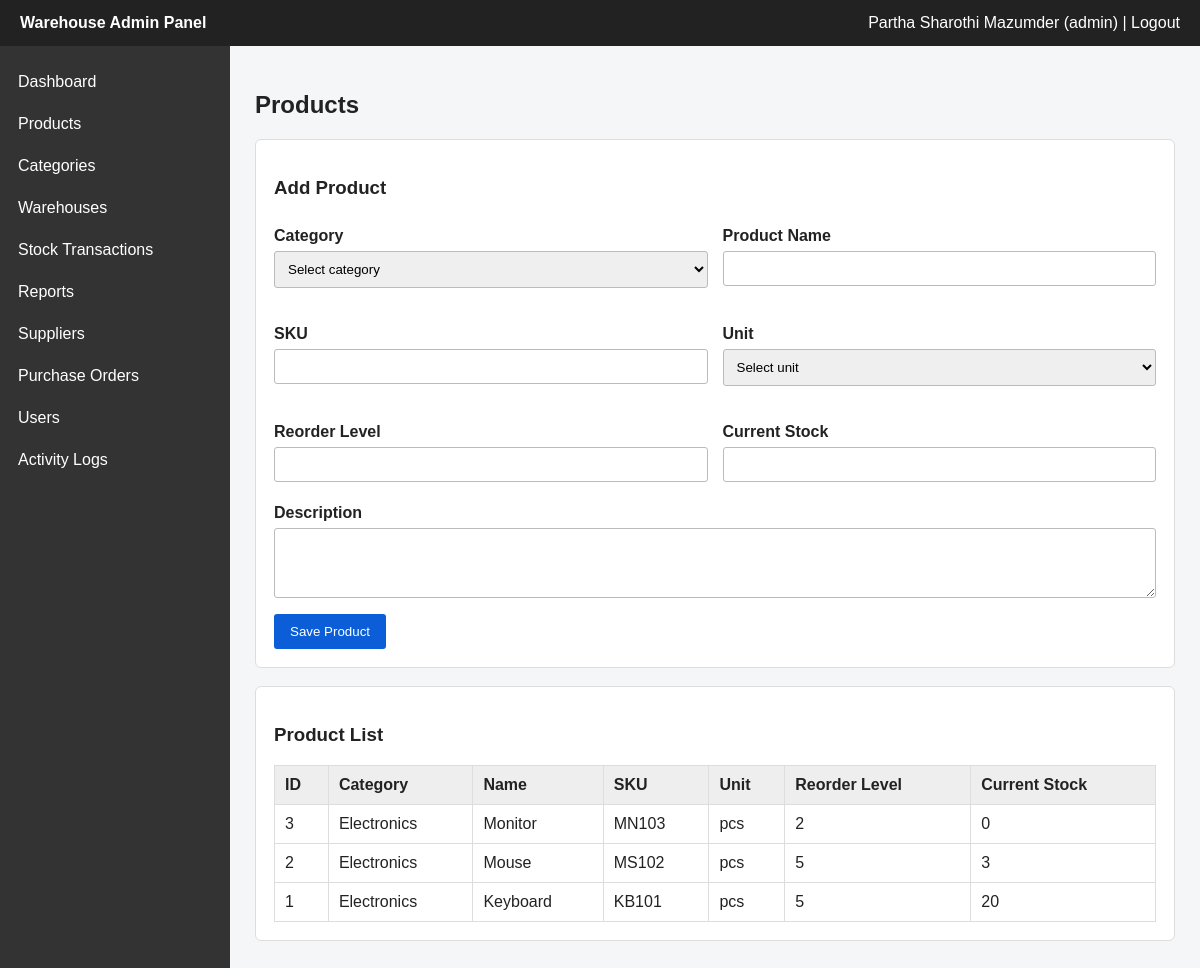
The app's page /index.php?route=products (signed in) with its own data.
### tables this page shows
CREATE TABLE users (
    id INT AUTO_INCREMENT PRIMARY KEY,
    name VARCHAR(100),
    email VARCHAR(100) UNIQUE,
    password_hash VARCHAR(255),
    phone VARCHAR(20),
    role ENUM('staff','purchasing','manager','admin'),
    profile_pic VARCHAR(255),
    is_active TINYINT(1) DEFAULT 1,
    created_at TIMESTAMP DEFAULT CURRENT_TIMESTAMP
);

CREATE TABLE products (
    id INT AUTO_INCREMENT PRIMARY KEY,
    category_id INT,
    name VARCHAR(100),
    sku VARCHAR(100),
    description TEXT,
    unit ENUM('pcs','kg','litres','boxes'),
    reorder_level INT,
    current_stock INT,
    created_at TIMESTAMP DEFAULT CURRENT_TIMESTAMP
);

CREATE TABLE categories (
    id INT AUTO_INCREMENT PRIMARY KEY,
    name VARCHAR(100),
    description TEXT,
    parent_id INT NULL
);

### app/core/functions.php (called while the page is built, shortened)
<?php
function e($value) {
    return htmlspecialchars((string)$value, ENT_QUOTES, "UTF-8");
}
function current_user() {
    global $pdo;
    $stmt = $pdo->prepare("SELECT * FROM users WHERE id = ? AND is_active = 1");
    $stmt->execute([$_SESSION["user_id"]]);
    $user = $stmt->fetch();
    return $user ?: null;
}
function has_role($roles) {
    $user = current_user();
    return in_array($user["role"], $roles);
}
function view($view_file, $data = []) {
    extract($data);
    require __DIR__ . "/../views/layouts/header.php";
    require __DIR__ . "/../views/" . $view_file . ".php";
    require __DIR__ . "/../views/layouts/footer.php";
}
?>

### app/controllers/ProductController.php (called while the page is built, shortened)
<?php
class ProductController {
    public function index() {
        view("products/index", [
            "products" => Product::all(),
            "categories" => Category::all()
        ]);
    }
}
?>

### app/core/Router.php (called while the page is built, shortened)
<?php
class Router {
    public function dispatch() {
        $action = $_GET["action"] ?? "index";
        $controller = new $controllerName();
        $controller->$action();
    }
}
?>

### public/index.php (called while the page is built, shortened)
<?php
$router = new Router();
$router->dispatch();
?>

### app/models/Product.php (called while the page is built, shortened)
<?php
class Product {
    public static function all() {
        global $pdo;
        $stmt = $pdo->query("
            SELECT products.*, categories.name AS category_name
            FROM products
            LEFT JOIN categories ON products.category_id = categories.id
            ORDER BY products.id DESC
        ");
        return $stmt->fetchAll();
    }
}
?>

### app/views/products/index.php (the view, shortened to what this page needs)
<h2>Products</h2>
<?php if (has_role(["admin", "manager", "purchasing"])): ?>
<div class="card">
    <h3>Add Product</h3>
    <form method="post" action="index.php?route=products&action=store" class="needs-validation">
        <div class="form-grid">
            <div>
                <label>Category</label>
                <select name="category_id" required>
                    <option value="">Select category</option>
                </select>
            </div>
            <div>
                <label>Product Name</label>
                <input type="text" name="name" required>
            </div>
            <div>
                <label>SKU</label>
                <input type="text" name="sku" required>
            </div>
            <div>
                <label>Unit</label>
                <select name="unit" required>
                    <option value="">Select unit</option>
                </select>
            </div>
            <div>
                <label>Reorder Level</label>
                <input type="number" name="reorder_level" required>
            </div>
            <div>
                <label>Current Stock</label>
                <input type="number" name="current_stock" required>
            </div>
        </div>
        <label>Description</label>
        <textarea name="description"></textarea>
        <button type="submit">Save Product</button>
    </form>
</div>
<?php endif; ?>
<div class="card">
    <h3>Product List</h3>
    <table>
        <tr>
            <th>ID</th>
            <th>Category</th>
            <th>Name</th>
            <th>SKU</th>
            <th>Unit</th>
            <th>Reorder Level</th>
            <th>Current Stock</th>
        </tr>
        <?php foreach ($products as $product): ?>
            <tr>
                <td><?= e($product["id"]) ?></td>
                <td><?= e($product["category_name"]) ?></td>
                <td><?= e($product["name"]) ?></td>
                <td><?= e($product["sku"]) ?></td>
                <td><?= e($product["unit"]) ?></td>
                <td><?= e($product["reorder_level"]) ?></td>
                <td><?= e($product["current_stock"]) ?></td>
            </tr>
        <?php endforeach; ?>
    </table>
</div>

### app/views/layouts/header.php (shortened to what this page needs)
<?php
$user = current_user();
?>
<!DOCTYPE html>
<html>
<head>
    <link rel="stylesheet" href="assets/style.css">
</head>
<body>
<div class="topbar">
    <div><strong>Warehouse Admin Panel</strong></div>
    <div>
        <?= e($user["name"] ?? "Guest") ?>
        <?php if ($user): ?>
            (<?= e($user["role"]) ?>)
            | <a href="index.php?route=logout">Logout</a>
        <?php endif; ?>
    </div>
</div>
<div class="layout">
    <div class="sidebar">
        <a href="index.php?route=dashboard">Dashboard</a>
        <a href="index.php?route=products">Products</a>
        <a href="index.php?route=categories">Categories</a>
        <a href="index.php?route=warehouses">Warehouses</a>
        <a href="index.php?route=stock_transactions">Stock Transactions</a>
        <a href="index.php?route=reports">Reports</a>
        <?php if (has_role(["admin", "manager", "purchasing"])): ?>
            <a href="index.php?route=suppliers">Suppliers</a>
            <a href="index.php?route=purchase_orders">Purchase Orders</a>
        <?php endif; ?>
        <?php if (has_role(["admin", "manager"])): ?>
            <a href="index.php?route=users">Users</a>
            <a href="index.php?route=activity_logs">Activity Logs</a>
        <?php endif; ?>
    </div>
    <main class="content">

### app/views/layouts/footer.php (shortened to what this page needs)
</main>
</div>
</body>
</html>

### public/assets/style.css (style rules this page uses)
* { box-sizing: border-box; }
body { margin: 0; font-family: Arial, sans-serif; background: #f4f6f8; color: #222; }
a { color: #0b5ed7; text-decoration: none; }
.topbar { background: #222; color: white; padding: 14px 20px; display: flex; justify-content: space-between; }
.topbar a { color: white; }
.layout { display: flex; }
.sidebar { width: 230px; min-height: calc(100vh - 50px); background: #333; padding-top: 15px; }
.sidebar a { display: block; padding: 12px 18px; color: white; }
.content { flex: 1; padding: 25px; }
.card { background: white; border: 1px solid #ddd; padding: 18px; margin-bottom: 18px; border-radius: 6px; }
table { width: 100%; border-collapse: collapse; background: white; }
th, td { padding: 10px; border: 1px solid #ddd; text-align: left; vertical-align: top; }
th { background: #eeeeee; }
label { font-weight: bold; margin-top: 10px; display: block; }
input, select, textarea { width: 100%; padding: 9px; margin: 6px 0 12px; border: 1px solid #bbb; border-radius: 3px; }
textarea { min-height: 70px; }
button { background: #0b5ed7; color: white; border: 0; padding: 10px 16px; cursor: pointer; border-radius: 3px; }
.form-grid { display: grid; grid-template-columns: repeat(2, 1fr); gap: 15px; }

### records on screen
users: name "Partha Sharothi Mazumder", role "admin"
products: id "3", category.name "Electronics", name "Monitor", sku "MN103", unit "pcs", reorder_level "2", current_stock "0"
products: id "2", category.name "Electronics", name "Mouse", sku "MS102", unit "pcs", reorder_level "5", current_stock "3"
products: id "1", category.name "Electronics", name "Keyboard", sku "KB101", unit "pcs", reorder_level "5", current_stock "20"
